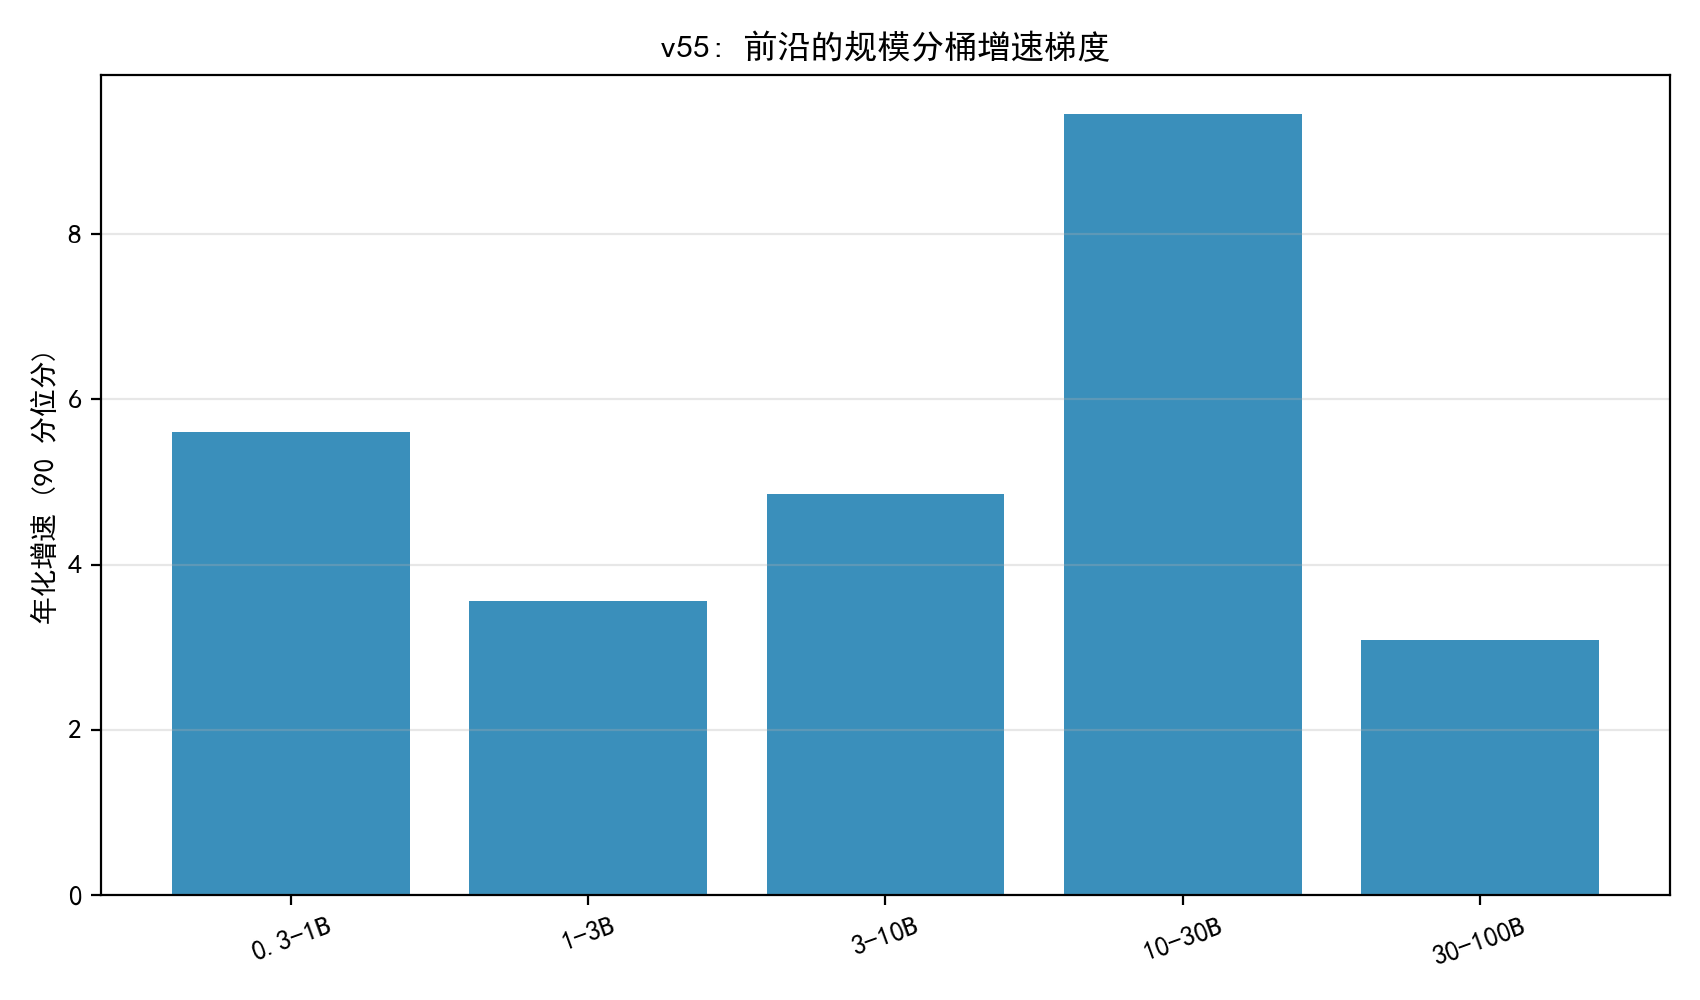

Recreate this plot in Python.
# -*- coding: utf-8 -*-
"""
v55 实验: 前沿的规模分桶增速梯度
开放行 (2024-06..2025-03) 按参数规模分 5 桶:
  [0.3-1, 1-3, 3-10, 10-30, 30-100]B
1) 每桶月度 90 分位分的对数线性拟合 => 年化增速;
2) 增速 vs 规模桶的关系 (大模型是否进步更快 / 小模型追赶);
3) 桶间前沿差距的演化 (头部桶-次头部桶差距收窄=追赶).
输出: experiments/v55_p4_scale_bucket.csv/.json/.png
"""
import os, sys, json
import numpy as np
import pandas as pd
sys.path.insert(0, os.path.join(os.path.dirname(__file__), "..", "code"))
from common import C, BASE

EX = os.path.join(os.path.dirname(__file__))
os.makedirs(EX, exist_ok=True)

import matplotlib
matplotlib.use("Agg")
import matplotlib.pyplot as plt
import matplotlib.font_manager as fm
for _f in ("SimHei.ttf", "simsun.ttf"):
    _p = os.path.join(BASE, _f)
    if os.path.exists(_p):
        fm.fontManager.addfont(_p)
plt.rcParams["font.sans-serif"] = ["SimHei"]
plt.rcParams["axes.unicode_minus"] = False
plt.rcParams["axes.prop_cycle"] = "cycler(color=['#177cb0', '#1685a9', '#3eede7', '#70f3ff', '#44cef6', '#88ada6'])"
import plotstyle

BUCKETS = [(0.3, 1), (1, 3), (3, 10), (10, 30), (30, 100)]


def main():
    lb = pd.read_csv(os.path.join(C, "leaderboard_cleaned.csv"))
    lb["date"] = pd.to_datetime(lb["Submission Date"], errors="coerce")
    lb = lb[lb["date"].notna()]
    lic = lb["Hub License"].fillna("").astype(str).str.contains(
        "apache|mit|bsd|cc-by|llama|gemma|open", case=False, na=False)
    dfm = lb[(lb["#Params (B)"] > 0) & (lb["Average ⬆️"] > 0) & lic].copy()
    dfm = dfm[dfm["date"] >= "2024-06-01"].copy()
    dfm["t"] = (dfm["date"].dt.year - 2022) + (dfm["date"].dt.month - 1) / 12
    dfm["lnS"] = np.log(dfm["Average ⬆️"])

    rows = []
    for lo, hi in BUCKETS:
        g = dfm[(dfm["#Params (B)"] >= lo) & (dfm["#Params (B)"] < hi)]
        if len(g) < 30:
            continue
        gm = g.groupby("t")["lnS"].quantile(0.9)
        ts = gm.index.to_numpy()
        ys = gm.to_numpy()
        b = np.polyfit(ts, ys, 1)[0]
        ann = b * 12
        n = int(len(g))
        rows.append({"bucket": f"{lo}-{hi}B", "n": n, "b_month": float(b),
                     "annual_growth": float(ann),
                     "S90_start": float(np.exp(ys.min())), "S90_end": float(np.exp(ys.max()))})
        print(f"桶 {lo}-{hi}B (n={n}): 月度斜率 {b:.3f} => 年化 {ann:.2f} (90分位)")

    # 桶间差距: 最大桶 vs 次大桶 90 分位差距 (对数) 首末月
    top = max(rows, key=lambda r: r["bucket"])
    rdf = pd.DataFrame(rows)
    rdf.to_csv(os.path.join(EX, "v55_p4_scale_bucket.csv"), index=False, encoding="utf-8-sig")

    fig, ax = plt.subplots(figsize=(8.5, 5))
    ax.bar(range(len(rdf)), rdf["annual_growth"], color="#177cb0", alpha=0.85)
    ax.set_xticks(range(len(rdf))); ax.set_xticklabels(rdf["bucket"], rotation=20)
    ax.set_ylabel("年化增速 (90 分位分)"); ax.set_title("v55: 前沿的规模分桶增速梯度")
    ax.grid(alpha=0.3, axis="y")
    fig.tight_layout(); fig.savefig(os.path.join(EX, "v55_p4_scale_bucket.png"), dpi=200)
    plt.close(fig)

    with open(os.path.join(EX, "v55_p4_scale_bucket.json"), "w", encoding="utf-8") as f:
        json.dump({"rows": rows}, f, ensure_ascii=False, indent=2)
    print("\ndone v55")


if __name__ == "__main__":
    main()
